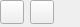
<?xml version="1.0" encoding="UTF-8"?>
<ui version="4.0">
 <class>Form</class>
 <widget class="QWidget" name="Form">
  <property name="geometry">
   <rect>
    <x>0</x>
    <y>0</y>
    <width>80</width>
    <height>27</height>
   </rect>
  </property>
  <property name="windowTitle">
   <string>Form</string>
  </property>
  <widget class="QPushButton" name="pushButtonDelete">
   <property name="geometry">
    <rect>
     <x>0</x>
     <y>0</y>
     <width>24</width>
     <height>24</height>
    </rect>
   </property>
   <property name="styleSheet">
    <string notr="true">QPushButton#pushButtonDelete
{ 
	border-image:url(Skin/messagedeletenormal.png);
}
QPushButton:hover#pushButtonDelete{
	border-image:url(Skin/messagedeletehover.png);
}</string>
   </property>
   <property name="text">
    <string/>
   </property>
  </widget>
  <widget class="QPushButton" name="pushButtonResend">
   <property name="geometry">
    <rect>
     <x>30</x>
     <y>0</y>
     <width>24</width>
     <height>24</height>
    </rect>
   </property>
   <property name="styleSheet">
    <string notr="true">QPushButton#pushButtonResend
{ 
	border-image:url(Skin/messagecontactsnormal.png);
}
QPushButton:hover#pushButtonResend
{
	border-image:url(Skin/messagecontactshover.png);
}</string>
   </property>
   <property name="text">
    <string/>
   </property>
  </widget>
 </widget>
 <resources/>
 <connections/>
</ui>
